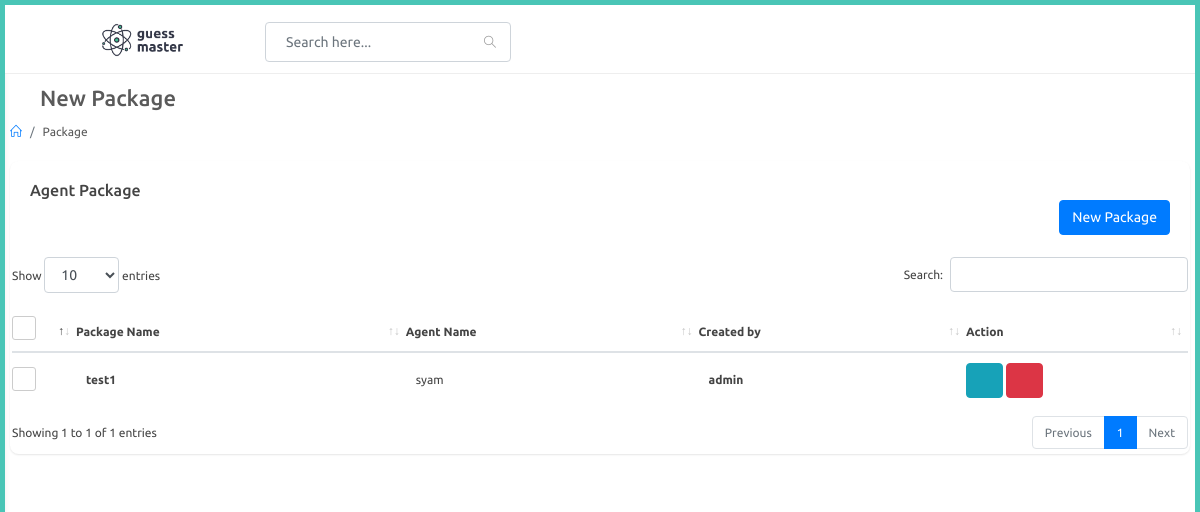
/adminapp/package, run on the app's committed database.
### adminapp/models.py (models this page shows)
class AgentPackage(models.Model):
    agent = models.ForeignKey(Agent,on_delete=models.CASCADE,null=True)
    created_by = models.ForeignKey(User,on_delete=models.CASCADE,null=True)
    package_name = models.CharField(max_length=100)
    single_rate = models.FloatField()
    single_dc = models.FloatField()
    double_rate = models.FloatField()
    double_dc = models.FloatField()
    box_rate = models.FloatField()
    box_dc = models.FloatField()
    super_rate = models.FloatField()
    super_dc = models.FloatField()
    first_prize = models.FloatField()
    first_dc = models.FloatField()
    second_prize = models.FloatField()
    second_dc = models.FloatField()
    third_prize = models.FloatField()
    third_dc = models.FloatField()
    fourth_prize = models.FloatField()
    fourth_dc = models.FloatField()
    fifth_prize = models.FloatField()
    fifth_dc = models.FloatField()
    guarantee_prize = models.FloatField()
    guarantee_dc = models.FloatField()
    box_first_prize = models.FloatField()
    box_first_prize_dc = models.FloatField()
    box_series_prize = models.FloatField()
    box_series_dc = models.FloatField()
    single1_prize = models.FloatField()
    single1_dc = models.FloatField()
    double2_prize = models.FloatField()
    double2_dc = models.FloatField()
    def __str__(self):
        return str(self.package_name)

### website/models.py (models this page shows, shortened)
class Agent(models.Model):
    user = models.OneToOneField(User,on_delete=models.CASCADE,related_name="agent")
    agent_name = models.CharField(max_length=100)
    phone_number = models.CharField(max_length=100)

class User(AbstractUser):
    is_agent = models.BooleanField("is agent", default=False)
    is_dealer = models.BooleanField("is dealer", default=False)

### adminapp/views.py (the view)
# urls.py: path('package',views.package,name="package"),
def package(request):
    packages = AgentPackage.objects.filter().all()
    print(packages)
    context = {
        'packages' : packages
    }
    return render(request,'adminapp/package.html',context)

### templates/adminapp/package.html (shortened to what this page needs)
{% extends 'adminapp/partials/base.html' %}
{% load static %}
{% block content %}
<div id="main-content">
    <div class="container-fluid">
        <div class="block-header">
            <div class="row">
                <div class="col-lg-5 col-md-8 col-sm-12">
                    <h2><a href="javascript:void(0);" class="btn btn-xs btn-link btn-toggle-fullwidth"><i class="fa fa-arrow-left"></i></a> New Package </h2>
                    <ul class="breadcrumb">
                        <li class="breadcrumb-item"><a href="{% url 'adminapp:index' %}"><i class="icon-home"></i></a></li>
                        <li class="breadcrumb-item">Package</li>
                    </ul>
                </div>
            </div>
        </div>
        <div class="row clearfix">
            <div class="col-lg-12">
<div class="card">
    <div class="header">
        <h2>Agent Package</h2>
        <div class="text-right">                    <a href="{% url 'adminapp:new_package' %}" class="btn btn-primary">New Package</a>
        </div>
    </div>
    <div class="body">
        <div class="table-responsive">
            <table class="table table-hover js-basic-example dataTable table-custom m-b-0 c_list">
                <thead>
                    <tr>
                        <th>
                            <label class="fancy-checkbox">
                                <span></span>
                            </label>
                        </th>
                        <th>Package Name</th>
                        <th>Agent Name</th>
                        <th>Created by</th>
                        <th>Action</th>
                    </tr>
                </thead>
                    <tbody>
                    {% for package in packages %}
                    <tr>
                        <td style="width: 50px;">
                            <label class="fancy-checkbox">
                                <span></span>
                            </label>
                        </td>
                        <td>
                            <p class="c_name">{{package.package_name}}</p>
                        </td>
                        <td>
                            <span class="phone">{{package.agent.user}}</span>
                        </td>
                        <td>
                            <p class="c_name">{{package.created_by}}</p>
                        </td>
                        <td>
                            <a href="{% url 'adminapp:edit_package' package.id %}" class="btn btn-info" title="Edit">
                                <i class="fa fa-edit"></i>
                            </a>
                            <button type="button" onclick="packageDelete(('{{ package.id }}'))" data-type="confirm" class="btn btn-danger js-sweetalert" title="Delete"><i class="fa fa-trash-o"></i></button>
                        </td>
                    </tr>
                    {% endfor %}
                </tbody>
            </table>
        </div>
    </div>
</div>
</div>
</div>
</div>
</div>
{% endblock %}

### static/css/color_skins.css (style rules this page uses)
.theme-cyan:before,.theme-cyan:after { background:#49c5b6 }

### data on the page
AgentPackage: package_name "test1", agent.user "syam", created_by "admin"
